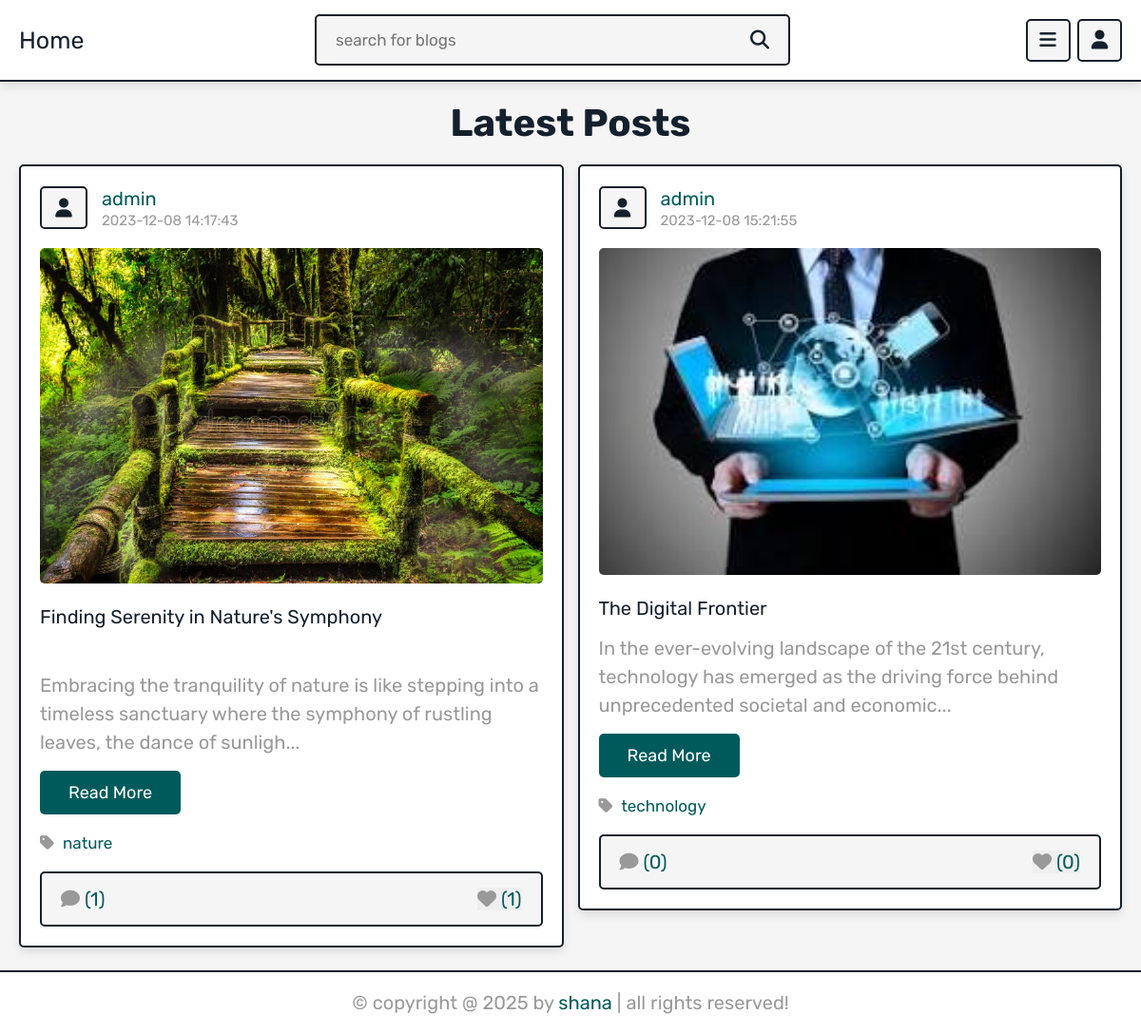
Page /main/posts.php on the committed database.
### tables this page shows
CREATE TABLE `posts` (
  `id` int(100) NOT NULL,
  `admin_id` int(100) NOT NULL,
  `name` varchar(100) NOT NULL,
  `title` varchar(100) NOT NULL,
  `content` varchar(1000) NOT NULL,
  `category` varchar(50) NOT NULL,
  `image` varchar(100) NOT NULL,
  `created_at` timestamp NOT NULL DEFAULT current_timestamp(),
  `status` varchar(10) NOT NULL
);

### main/posts.php (the view, shortened to what this page needs)
<?php
include '../component/database.php';
if(isset($_SESSION['user_id'])){
   $user_id = $_SESSION['user_id'];
}else{
   $user_id = '';
};
?>
<!DOCTYPE html>
<html lang="en">
<head>
   <link rel="stylesheet" href="https://cdnjs.cloudflare.com/ajax/libs/font-awesome/6.1.1/css/all.min.css">
   <link rel="stylesheet" href="../css/style.css">
</head>
<body>
<?php include '../component/user_header.php'; ?>
<section class="posts-container">
   <h1 class="heading">latest posts</h1>
   <div class="box-container">
      <?php
         $select_posts = $conn->prepare("SELECT * FROM `posts` WHERE status = ?");
         $select_posts->execute(['active']);
         if($select_posts->rowCount() > 0){
            while($fetch_posts = $select_posts->fetch(PDO::FETCH_ASSOC)){
               $post_id = $fetch_posts['id'];
               $count_post_comments = $conn->prepare("SELECT * FROM `comments` WHERE post_id = ?");
               $count_post_comments->execute([$post_id]);
               $total_post_comments = $count_post_comments->rowCount();
               $count_post_likes = $conn->prepare("SELECT * FROM `likes` WHERE post_id = ?");
               $count_post_likes->execute([$post_id]);
               $total_post_likes = $count_post_likes->rowCount();
               $confirm_likes = $conn->prepare("SELECT * FROM `likes` WHERE user_id = ? AND post_id = ?");
               $confirm_likes->execute([$user_id, $post_id]);
      ?>
      <form class="box" method="post">
         <div class="post-admin">
            <i class="fas fa-user"></i>
            <div>
               <a href="../author/author_posts.php?author=<?= $fetch_posts['name']; ?>"><?= $fetch_posts['name']; ?></a>
               <div><?= $fetch_posts['created_at']; ?></div>
            </div>
         </div>
         <?php
            if($fetch_posts['image'] != ''){
         ?>
         <img src="../uploaded_img/<?= $fetch_posts['image']; ?>" class="post-image" alt="">
         <?php
         }
         ?>
         <div class="post-title"><?= $fetch_posts['title']; ?></div>
         <div class="post-content content-150"><?= $fetch_posts['content']; ?></div>
         <a href="../users/view_post.php?post_id=<?= $post_id; ?>" class="inline-btn">read more</a>
         <a href="category.php?category=<?= $fetch_posts['category']; ?>" class="post-cat"> <i class="fas fa-tag"></i> <span><?= $fetch_posts['category']; ?></span></a>
         <div class="icons">
            <a href="../users/view_post.php?post_id=<?= $post_id; ?>"><i class="fas fa-comment"></i><span>(<?= $total_post_comments; ?>)</span></a>
            <button type="submit" name="like_post"><i class="fas fa-heart" style="<?php if($confirm_likes->rowCount() > 0){ echo 'color:var(--red);'; } ?>  "></i><span>(<?= $total_post_likes; ?>)</span></button>
         </div>
      </form>
      <?php
         }
      }else{
         echo '<p class="empty">no posts added yet!</p>';
      }
      ?>
   </div>
</section>
<?php include '../component/footer.php'; ?>
</body>
</html>

### css/style.css (style rules this page uses)
:root { --main-color:#005a5b; --red:#e74c3c; --brown:#837141; --black:#14202d; --white:#fff; --light-bg:#f5f5f5; --light-color:#999; --border:.2rem solid var(--black); --box-shadow:0 .5rem 1rem rgba(0,0,0,.1); }
* { font-family: 'Rubik', sans-serif; margin:0; padding:0; box-sizing: border-box; outline: none; border:none; text-decoration: none; }
html { font-size: 62.5%; overflow-x: hidden; scroll-behavior: smooth; scroll-padding-top: 7rem; }
body { background-color: var(--light-bg); padding-bottom: 7rem; }
section { padding:2rem; margin: 0 auto; max-width: 1200px; }
.btn, .delete-btn, .option-btn, .inline-btn, .inline-option-btn, .inline-delete-btn { margin-top: 1rem; border-radius: .5rem; cursor: pointer; font-size: 1.8rem; color:var(--white); padding:1.2rem 3rem; text-transform: capitalize; text-align: center; }
.inline-btn, .inline-option-btn, .inline-delete-btn { display: inline-block; margin-right: 1rem; }
.inline-btn, .btn { background-color: var(--main-color); }
.heading { margin-bottom: 2rem; text-align: center; font-size: 4rem; color:var(--black); text-transform: capitalize; }
.posts-container .box-container { display: grid; grid-template-columns: repeat(auto-fit, minmax(33rem, 1fr)); gap:1.5rem; align-items: flex-start; justify-content: center; }
.posts-container .box-container .box { border:var(--border); box-shadow: var(--box-shadow); border-radius: .5rem; background-color: var(--white); padding:2rem; overflow: hidden; }
.posts-container .box-container .box .post-admin { display: flex; align-items: center; gap:1.5rem; margin-bottom: 2rem; }
.posts-container .box-container .box .post-admin i { text-align: center; height: 4.5rem; width: 5rem; line-height: 4.2rem; font-size: 2rem; border:var(--border); border-radius: .5rem; background-color: var(--light-bg); color:var(--black); }
.posts-container .box-container .box .post-admin a { font-size: 2rem; color:var(--main-color); }
.posts-container .box-container .box .post-admin div { font-size: 1.5rem; margin-top: .2rem; color:var(--light-color); }
.posts-container .box-container .box .post-image { width: 100%; border-radius: .5rem; margin-bottom: 2rem; }
.posts-container .box-container .box .post-title { font-size: 2rem; color:var(--black); overflow: hidden; text-overflow: ellipsis; white-space: nowrap; margin-bottom: 1rem; }
.posts-container .box-container .box .post-content { font-size: 2rem; line-height: 1.5; padding:.5rem 0; color:var(--light-color); white-space: pre-line; }
.posts-container .box-container .box .post-content::after { content: '...'; }
.posts-container .box-container .box .post-cat { display: block; margin-top: 2rem; font-size: 1.7rem; }
.posts-container .box-container .box .post-cat i { margin-right: .5rem; color:var(--light-color); }
.posts-container .box-container .box .post-cat { color:var(--main-color); }
.posts-container .box-container .box .icons { display: flex; align-items: center; justify-content: space-between; gap:1rem; background-color: var(--light-bg); border-radius: .5rem; padding:1.5rem 2rem; border:var(--border); margin-top: 2rem; }
.posts-container .box-container .box .icons button { cursor: pointer; }
.posts-container .box-container .box .icons i { margin-right:.5rem; font-size:2rem; color:var(--light-color); }
.posts-container .box-container .box .icons span { font-size: 2rem; color:var(--main-color); }

### rows in the picture
posts: name "admin", created_at "2023-12-08 14:17:43", image (picture), title "Finding Serenity in Nature's Symphony", content "Embracing the tranquility of nature is like stepping into a timeless sanctuary where the symphony of rustling leaves, the dance of sunligh", category "nature", total_post_comments "1", total_post_likes "1"
posts: name "admin", created_at "2023-12-08 15:21:55", image (picture), title "The Digital Frontier", content "In the ever-evolving landscape of the 21st century, technology has emerged as the driving force behind unprecedented societal and economic", category "technology", total_post_comments "0", total_post_likes "0"
